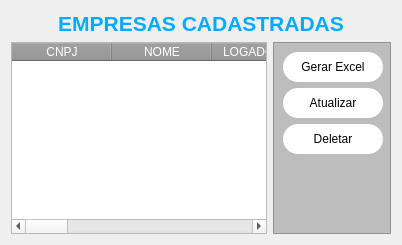
             <widget class="QWidget" name="tab_2">
              <property name="styleSheet">
               <string notr="true"/>
              </property>
              <attribute name="title">
               <string>Empresas</string>
              </attribute>
              <layout class="QVBoxLayout" name="verticalLayout_8">
               <item>
                <widget class="QLabel" name="lbs_usuarios_cadastrados">
                 <property name="styleSheet">
                  <string notr="true"/>
                 </property>
                 <property name="text">
                  <string>&lt;html&gt;&lt;head/&gt;&lt;body&gt;&lt;p align=&quot;center&quot;&gt;&lt;span style=&quot; font-size:16pt; font-weight:600; color:#00aaff;&quot;&gt;EMPRESAS CADASTRADAS&lt;/span&gt;&lt;/p&gt;&lt;/body&gt;&lt;/html&gt;</string>
                 </property>
                 <property name="alignment">
                  <set>Qt::AlignCenter</set>
                 </property>
                </widget>
               </item>
               <item>
                <layout class="QHBoxLayout" name="horizontalLayout_6">
                 <item>
                  <widget class="QTableWidget" name="tableWidget">
                   <property name="styleSheet">
                    <string notr="true">QHeaderView::section{
	
	background-color: rgb(148, 148, 148);
	color: rgb(255, 255, 255);
	font:10pt &quot;MS Shell Dig 2&quot;;
}</string>
                   </property>
                   <column>
                    <property name="text">
                     <string>CNPJ</string>
                    </property>
                   </column>
                   <column>
                    <property name="text">
                     <string>NOME</string>
                    </property>
                   </column>
                   <column>
                    <property name="text">
                     <string>LOGADOURO</string>
                    </property>
                   </column>
                   <column>
                    <property name="text">
                     <string>NUMERO</string>
                    </property>
                   </column>
                   <column>
                    <property name="text">
                     <string>COMPLEMENTO</string>
                    </property>
                   </column>
                   <column>
                    <property name="text">
                     <string>BAIRRO</string>
                    </property>
                   </column>
                   <column>
                    <property name="text">
                     <string>MUNICIPIO</string>
                    </property>
                   </column>
                   <column>
                    <property name="text">
                     <string>UF</string>
                    </property>
                   </column>
                   <column>
                    <property name="text">
                     <string>CEP</string>
                    </property>
                   </column>
                   <column>
                    <property name="text">
                     <string>TELEFONE</string>
                    </property>
                   </column>
                   <column>
                    <property name="text">
                     <string>EMAIL</string>
                    </property>
                   </column>
                  </widget>
                 </item>
                 <item>
                  <widget class="QFrame" name="frame_3">
                   <property name="layoutDirection">
                    <enum>Qt::LeftToRight</enum>
                   </property>
                   <property name="styleSheet">
                    <string notr="true">background-color: rgb(189, 189, 189);</string>
                   </property>
                   <property name="frameShape">
                    <enum>QFrame::StyledPanel</enum>
                   </property>
                   <property name="frameShadow">
                    <enum>QFrame::Raised</enum>
                   </property>
                   <layout class="QVBoxLayout" name="verticalLayout_7">
                    <property name="spacing">
                     <number>6</number>
                    </property>
                    <property name="leftMargin">
                     <number>9</number>
                    </property>
                    <property name="topMargin">
                     <number>9</number>
                    </property>
                    <property name="rightMargin">
                     <number>7</number>
                    </property>
                    <item>
                     <widget class="QPushButton" name="btn_exel">
                      <property name="minimumSize">
                       <size>
                        <width>100</width>
                        <height>30</height>
                       </size>
                      </property>
                      <property name="font">
                       <font>
                        <weight>50</weight>
                        <bold>false</bold>
                       </font>
                      </property>
                      <property name="cursor">
                       <cursorShape>PointingHandCursor</cursorShape>
                      </property>
                      <property name="styleSheet">
                       <string notr="true">QPushButton:hover{
	
	
	
	
	background-color: rgb(0, 203, 98);
	border-radius:15px;
	color:#fff;
}
QPushButton{
background-color: rgb(255, 255, 255);
border-radius:15px;
}</string>
                      </property>
                      <property name="text">
                       <string>Gerar Excel</string>
                      </property>
                     </widget>
                    </item>
                    <item>
                     <widget class="QPushButton" name="btn_alterar">
                      <property name="sizePolicy">
                       <sizepolicy hsizetype="Minimum" vsizetype="Fixed">
                        <horstretch>0</horstretch>
                        <verstretch>0</verstretch>
                       </sizepolicy>
                      </property>
                      <property name="minimumSize">
                       <size>
                        <width>100</width>
                        <height>30</height>
                       </size>
                      </property>
                      <property name="font">
                       <font>
                        <weight>50</weight>
                        <bold>false</bold>
                       </font>
                      </property>
                      <property name="cursor">
                       <cursorShape>PointingHandCursor</cursorShape>
                      </property>
                      <property name="styleSheet">
                       <string notr="true">QPushButton:hover{
	
	
	background-color: rgb(0, 170, 255);
	border-radius:15px;
	color:#fff;
}
QPushButton{
background-color: rgb(255, 255, 255);
border-radius:15px;
}</string>
                      </property>
                      <property name="text">
                       <string>Atualizar</string>
                      </property>
                     </widget>
                    </item>
                    <item>
                     <widget class="QPushButton" name="btn_excluir">
                      <property name="sizePolicy">
                       <sizepolicy hsizetype="Minimum" vsizetype="Fixed">
                        <horstretch>0</horstretch>
                        <verstretch>0</verstretch>
                       </sizepolicy>
                      </property>
                      <property name="minimumSize">
                       <size>
                        <width>100</width>
                        <height>30</height>
                       </size>
                      </property>
                      <property name="font">
                       <font>
                        <weight>50</weight>
                        <bold>false</bold>
                       </font>
                      </property>
                      <property name="cursor">
                       <cursorShape>PointingHandCursor</cursorShape>
                      </property>
                      <property name="styleSheet">
                       <string notr="true">QPushButton:hover{
	
	
	background-color: rgb(255, 0, 0);
	border-radius:15px;
	color:#fff;
}
QPushButton{
background-color: rgb(255, 255, 255);
border-radius:15px;
}</string>
                      </property>
                      <property name="text">
                       <string>Deletar</string>
                      </property>
                     </widget>
                    </item>
                    <item>
                     <spacer name="verticalSpacer_2">
                      <property name="orientation">
                       <enum>Qt::Vertical</enum>
                      </property>
                      <property name="sizeHint" stdset="0">
                       <size>
                        <width>20</width>
                        <height>40</height>
                       </size>
                      </property>
                     </spacer>
                    </item>
                   </layout>
                  </widget>
                 </item>
                </layout>
               </item>
              </layout>
             </widget>
